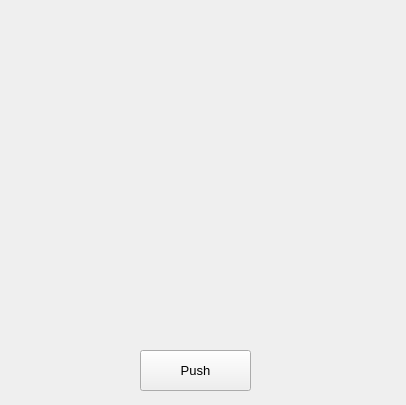
<?xml version="1.0" encoding="UTF-8"?>
<ui version="4.0">
 <class>MainWindow</class>
 <widget class="QMainWindow" name="MainWindow">
  <property name="geometry">
   <rect>
    <x>0</x>
    <y>0</y>
    <width>406</width>
    <height>405</height>
   </rect>
  </property>
  <property name="windowTitle">
   <string>YellowCircles</string>
  </property>
  <widget class="QWidget" name="centralwidget">
   <widget class="QPushButton" name="pushButton">
    <property name="geometry">
     <rect>
      <x>140</x>
      <y>350</y>
      <width>111</width>
      <height>41</height>
     </rect>
    </property>
    <property name="font">
     <font>
      <pointsize>10</pointsize>
     </font>
    </property>
    <property name="text">
     <string>Push</string>
    </property>
   </widget>
  </widget>
 </widget>
 <resources/>
 <connections/>
</ui>
